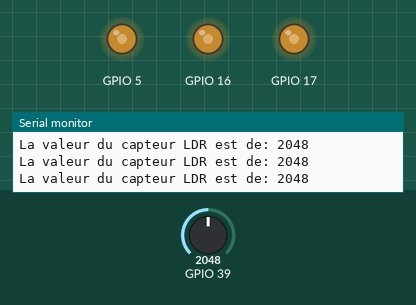
Simulated run of this program. Board: ESP32. Shown: output pins drawn as LEDs (lit = HIGH), the last lines printed to the serial monitor. The test bench sets the inputs (shaded band); at power-on: GPIO 39 = 2048.

Above: at 1.2 s.
1.3 s: GPIO 39 set to 1052
At 2.0 s:
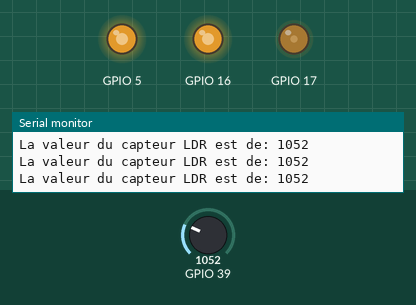
2.8 s: GPIO 39 set to 932
At 3.2 s:
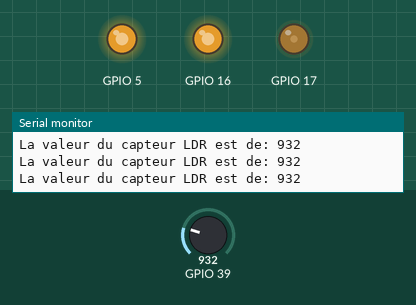
4.3 s: GPIO 39 set to 11
At 5.5 s:
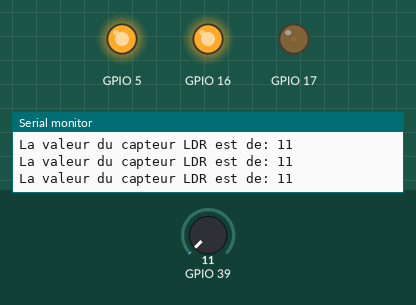
5.8 s: GPIO 39 set to 8
At 6.5 s:
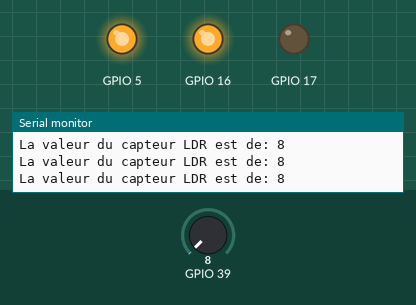
7.3 s: GPIO 39 set to 2866
At 7.8 s:
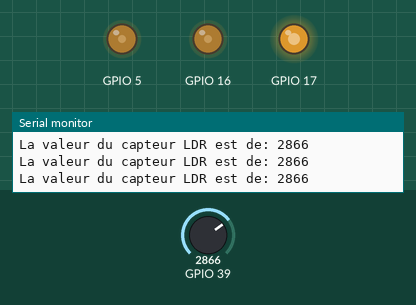
8.8 s: GPIO 39 set to 3603
At 10.2 s:
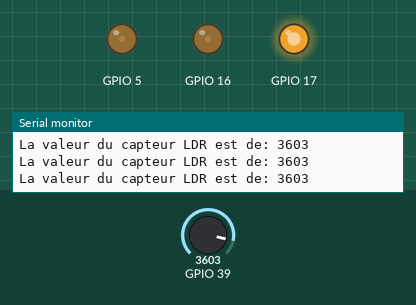
Timing chart, 0 to 11.3 s (numbered marks = the images above; inputs shaded):
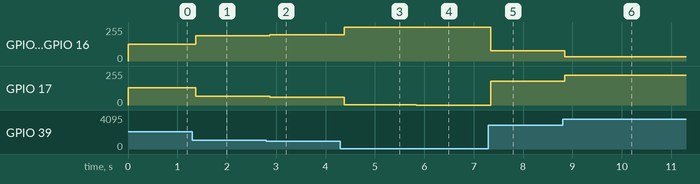

Measured:
- after the input at 1.3 s, GPIO 5, GPIO 16: 127/255 → 189/255 after 0.07 s; GPIO 17: 128/255 → 65/255 after 0.07 s
- after the input at 2.8 s, GPIO 5, GPIO 16: 189/255 → 197/255 after 0.07 s; GPIO 17: 65/255 → 58/255 after 0.07 s
- after the input at 4.3 s, GPIO 5, GPIO 16: 197/255 → 254/255 after 0.08 s; GPIO 17: 58/255 → 1/255 after 0.08 s
- after the input at 5.8 s, GPIO 17: 1/255 → 0/255 at once
- after the input at 7.3 s, GPIO 5, GPIO 16: 254/255 → 77/255 at once; GPIO 17: 0/255 → 178/255 at once
- after the input at 8.8 s, GPIO 5, GPIO 16: 77/255 → 31/255 at once; GPIO 17: 178/255 → 224/255 at once

The program:

main.cpp
```cpp
#include <Arduino.h>
#include "ldr.h"

uint16_t valeurLDR;                                  //Création d'une variable de 16bits pour qu'elle puisse stocker des valeurs de 0 à 4095


void setup() {
  initialiserLDR(); //Initialiser le capteur, dortie, entrée et le baudrate
  initialiserMLI(); //Initialiser le fonctionementMLI
}

void loop() {
valeurLDR = analogRead(LDR);                        //On lis la valeur du capteur et on l'affecte à une Variable
Serial.print("La valeur du capteur LDR est de: ");  //Moniteur serie valeur du Capteur LDR
Serial.println( valeurLDR);                         //Moniteur serie valeur du Capteur LDR
ledcWrite(channelRouge,VALEUR_LDR_MAX - valeurLDR); //eclairer la led quand le capteur détecteras de lumiere
ledcWrite(channelOrange,valeurLDR);                 //eclairer la led quand le capteur ne détecteras pas de lumiere
ledcWrite(channelVert,VALEUR_LDR_MAX - valeurLDR);  //eclairer la led quand le capteur détecteras de lumiere
}
```
